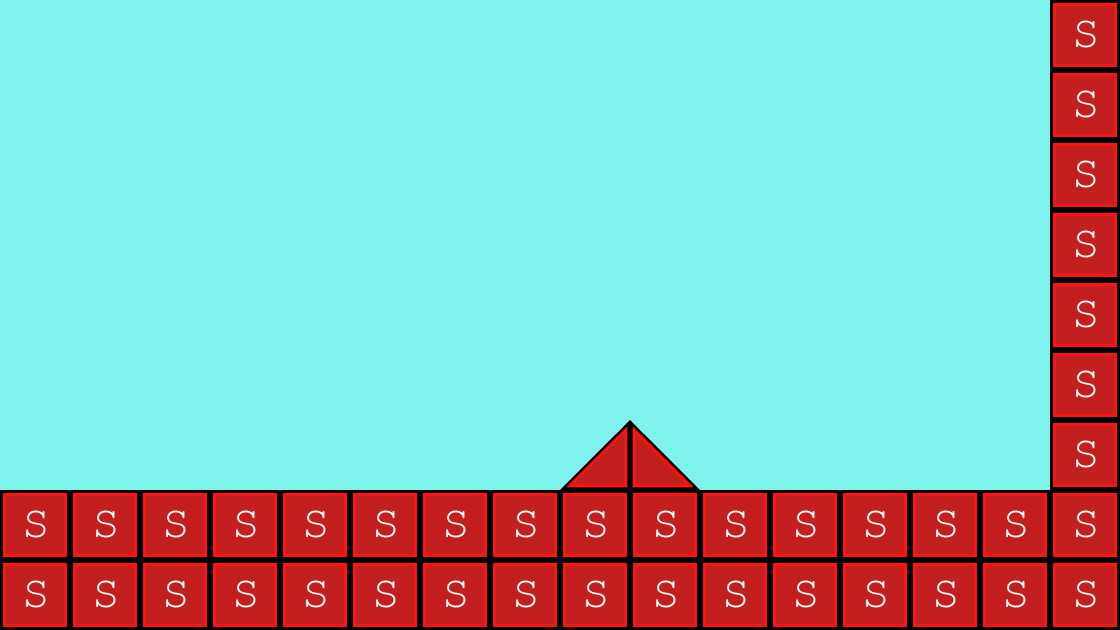

This is a level from a 2D game, rendered from its Tiled map with the project's own tilesets. A one-line summary and the map file follow, with tile-layer data summarised:
An orthogonal 16x9 tile map with 70x70 px tiles, 2 tile layers (background, collision), 2 tilesets and 2 objects (PlayerBase, EnemyBase).

<map version="1.0" orientation="orthogonal" renderorder="right-down" width="16" height="9" tilewidth="70" tileheight="70" backgroundcolor="#7df3ec">
 <tileset firstgid="1" name="background-tiles" tilewidth="70" tileheight="70">
  <image source="../img/background-tiles.png" width="910" height="910" />
 </tileset>
 <tileset firstgid="170" name="meta-tiles" tilewidth="70" tileheight="70">
  <image source="../img/meta-tiles.png" width="350" height="70" />
  <tile id="1">
   <properties>
    <property name="type" value="lslope" />
   </properties>
  </tile>
  <tile id="3">
   <properties>
    <property name="type" value="rslope" />
   </properties>
  </tile>
  <tile id="4">
   <properties>
    <property name="type" value="solid" />
   </properties>
  </tile>
 </tileset>
 <layer name="background" width="16" height="9" opacity="0.97">
  <data>[144 cells, 41 non-empty, 6 distinct tile ids]</data>
 </layer>
 <layer name="collision" width="16" height="9">
  <data>[144 cells, 41 non-empty, 3 distinct tile ids]</data>
 </layer>
 <objectgroup name="BaseEntities">
  <object name="PlayerBase" x="210.667" y="349.333" width="68" height="140">
   <properties>
    <property name="PlayerBase" value="" />
   </properties>
  </object>
  <object name="EnemyBase" x="841.333" y="350.667" width="66.6667" height="138.667" />
 </objectgroup>
</map>
